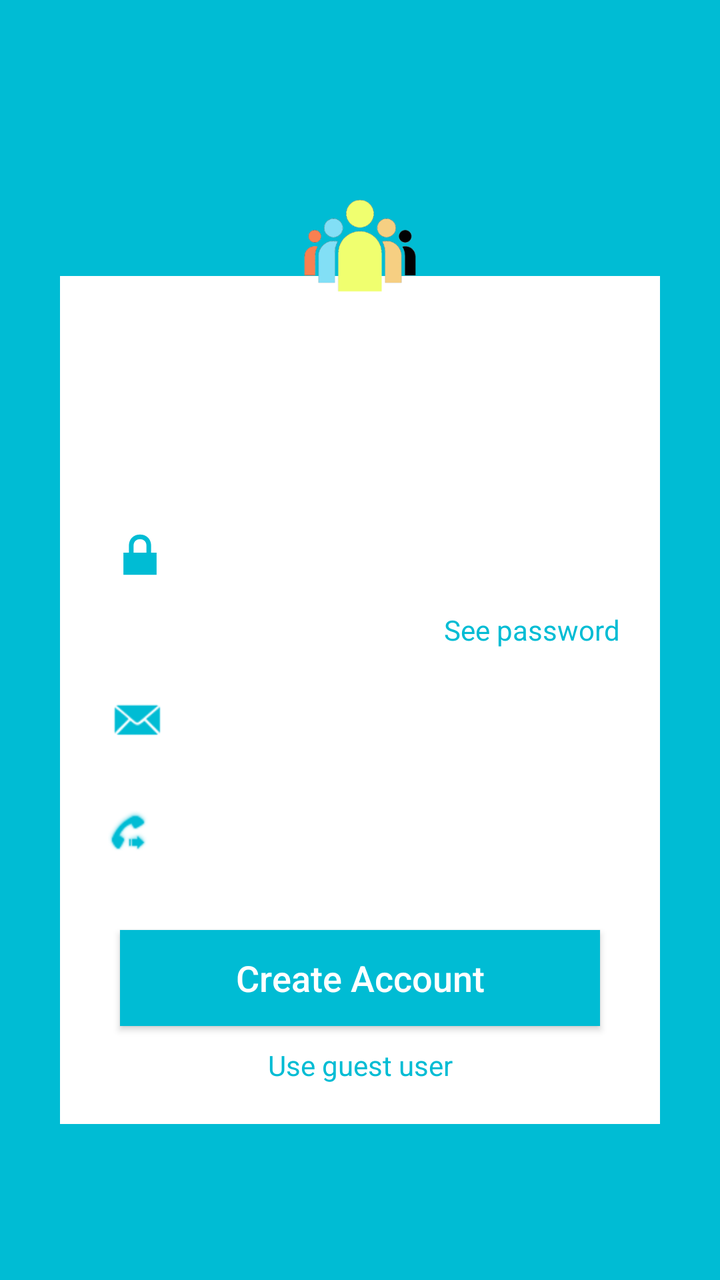
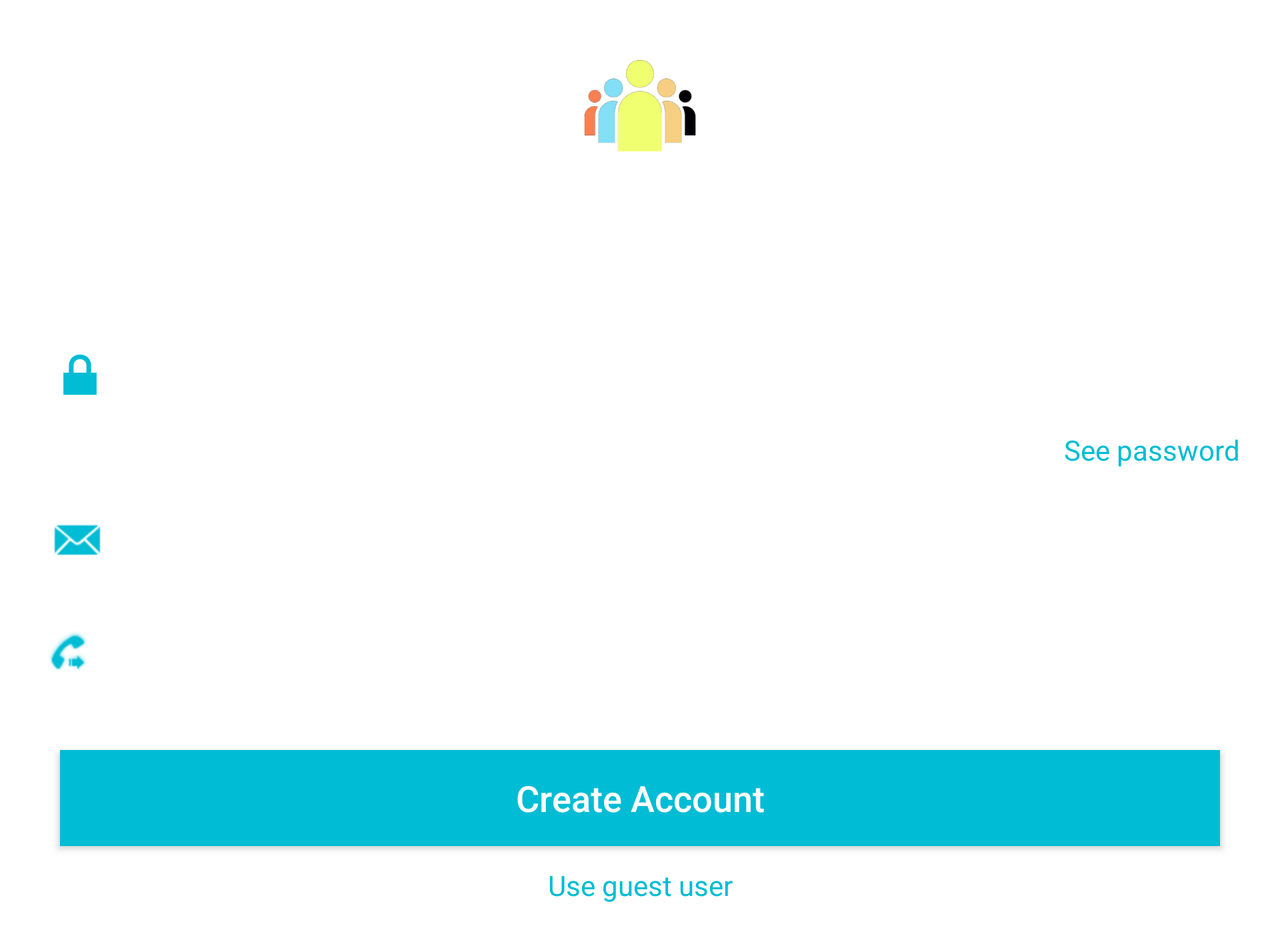

Compare how this app lays out the same screen by default and in its alternative resource folder. The renders come first, then the two layout files and the values they reference.
<!-- AndroidManifest.xml: activity theme Theme.AppCompat.NoActionBar -->
<!-- res/layout/activity_register.xml -->
<?xml version="1.0" encoding="utf-8"?>
<RelativeLayout xmlns:android="http://schemas.android.com/apk/res/android"
    xmlns:app="http://schemas.android.com/apk/res-auto"
    xmlns:tools="http://schemas.android.com/tools"
    android:layout_width="match_parent"
    android:layout_height="match_parent"
    android:background="@color/colorPrimary"
    android:gravity="center"
    android:orientation="vertical"
    android:scrollbarAlwaysDrawVerticalTrack="true">

    <ImageView
        android:id="@+id/user_profile_photo"
        android:layout_width="90dp"
        android:layout_height="90dp"
        android:layout_alignParentTop="true"
        android:layout_centerHorizontal="true"
        android:background="@android:color/transparent"
        android:elevation="4dp"
        android:src="@mipmap/ic_launcher_foreground" />
    <RelativeLayout
        android:layout_width="wrap_content"
        android:layout_height="wrap_content"
        android:layout_marginLeft="30dp"
        android:layout_marginRight="30dp"
        android:layout_marginTop="60dp"
        android:id="@+id/login_menu"
        android:background="#fff"

        android:orientation="vertical"
        android:padding="20dp">

        <LinearLayout
            android:id="@+id/linear1"
            android:layout_width="fill_parent"
            android:layout_height="wrap_content"
            android:orientation="vertical"
            android:paddingTop="30dp">

            <android.support.design.widget.TextInputLayout
                android:layout_width="match_parent"
                android:layout_height="wrap_content"
                android:nextFocusDown="@id/password">

                <EditText
                    android:id="@+id/username"
                    android:layout_width="fill_parent"
                    android:layout_height="wrap_content"
                    android:drawableLeft="@drawable/ic_account_box_white_24dp"
                    android:drawableTint="@color/colorPrimary"
                    android:hint="@string/user_name"
                    android:inputType="textEmailAddress"
                    android:textColor="@color/colorPrimary"
                    android:singleLine="true"
                    />
            </android.support.design.widget.TextInputLayout>



            <android.support.design.widget.TextInputLayout
                android:layout_width="match_parent"
                android:layout_height="match_parent"
                android:nextFocusDown="@id/mail"
                >

                <EditText
                    android:id="@+id/password"
                    android:layout_width="fill_parent"
                    android:layout_height="wrap_content"
                    android:layout_marginTop="16dp"
                    android:drawableLeft="@android:drawable/ic_lock_lock"
                    android:drawableTint="@color/colorPrimary"
                    android:hint="@string/password"
                    android:inputType="textPassword"
                    android:singleLine="true"
                    android:textColor="@color/colorPrimary" />
            </android.support.design.widget.TextInputLayout>
            <TextView
                android:layout_width="wrap_content"
                android:id="@+id/seePassword"
                android:layout_height="wrap_content"
                android:layout_gravity="right"
                android:paddingTop="5dp"
                android:text="@string/seePassword"
                android:textColor="@color/colorPrimary"/>
            <android.support.design.widget.TextInputLayout
                android:layout_width="match_parent"
                android:layout_height="wrap_content"
                android:nextFocusDown="@id/phone">

                <EditText
                    android:id="@+id/mail"
                    android:layout_width="fill_parent"
                    android:layout_height="wrap_content"
                    android:layout_marginTop="16dp"
                    android:drawableLeft="@android:drawable/sym_action_email"
                    android:drawableTint="@color/colorPrimary"
                    android:textColor="@color/colorPrimary"
                    android:hint="@string/email"
                    android:inputType="textEmailAddress"
                    android:singleLine="true" />
            </android.support.design.widget.TextInputLayout>



            <android.support.design.widget.TextInputLayout
                android:layout_width="match_parent"
                android:layout_height="wrap_content"
                android:nextFocusDown="@id/createAccount">

                <EditText
                    android:id="@+id/phone"
                    android:layout_width="fill_parent"
                    android:layout_height="wrap_content"
                    android:layout_marginTop="16dp"
                    android:drawableLeft="@android:drawable/stat_sys_phone_call_forward"
                    android:drawableTint="@color/colorPrimary"
                    android:textColor="@color/colorPrimary"
                    android:hint="@string/phone"
                    android:inputType="phone"
                    android:singleLine="true" />
            </android.support.design.widget.TextInputLayout>
            <TextView
                android:id="@+id/location"
                android:layout_width="match_parent"
                android:layout_height="wrap_content"
                android:layout_alignParentLeft="true"
                android:layout_below="@+id/phone"
                android:onClick="requestLocationPermission"
                android:text=""
                android:textAlignment="center"
                android:textColor="@color/colorPrimary"/>
            <android.support.v7.widget.AppCompatButton
                android:id="@+id/createAccount"
                android:layout_width="fill_parent"
                android:layout_height="wrap_content"
                android:layout_margin="10dp"
                android:background="@color/colorPrimary"
                android:onClick="CreateUserThread"
                android:text="@string/createAccount"
                android:textAllCaps="false"
                android:textColor="#fff"
                android:textSize="18sp" />
        </LinearLayout>

        <TextView
            android:id="@+id/textView"
            android:layout_width="match_parent"
            android:layout_height="wrap_content"

            android:layout_alignParentLeft="true"
            android:layout_below="@+id/linear1"
            android:onClick="loginAsGuest"
            android:text="@string/use_guest_user"
            android:textAlignment="center"
            android:textColor="@color/colorPrimary"/>
    </RelativeLayout>


</RelativeLayout>
<!-- resources referenced by this layout -->
<resources>
  <color name="colorPrimary">#00BCD4</color>
  <!-- mipmap ic_launcher_foreground: png bitmap (mipmap-hdpi, 3835 bytes) -->
  <string name="createAccount">Create Account</string>
  <string name="email">Type your email</string>
  <string name="password">Type password</string>
  <string name="phone">Type your phone</string>
  <string name="seePassword">See password</string>
  <string name="use_guest_user">Use guest user</string>
  <string name="user_name">Insert username</string>
</resources>
<!-- res/layout-land/activity_register.xml (the repository's variant of the layout above) -->
<!-- drawn on the phone turned sideways -->
<?xml version="1.0" encoding="utf-8"?>
<android.support.v4.widget.NestedScrollView xmlns:android="http://schemas.android.com/apk/res/android"
    xmlns:app="http://schemas.android.com/apk/res-auto"
    xmlns:tools="http://schemas.android.com/tools"
    android:layout_width="match_parent"
    android:layout_height="match_parent">

    <android.support.constraint.ConstraintLayout xmlns:android="http://schemas.android.com/apk/res/android"
        xmlns:app="http://schemas.android.com/apk/res-auto"
        xmlns:tools="http://schemas.android.com/tools"
        android:layout_width="match_parent"
        android:layout_height="match_parent"
        android:background="@color/colorPrimary"
        android:gravity="center"
        android:orientation="vertical"
        android:scrollbarAlwaysDrawVerticalTrack="true">

        <ImageView
            android:id="@+id/user_profile_photo"
            android:layout_width="90dp"
            android:layout_height="90dp"
            android:layout_alignParentTop="true"
            android:layout_centerHorizontal="true"
            android:layout_marginEnd="8dp"
            android:layout_marginStart="8dp"
            android:layout_marginTop="8dp"
            android:background="@android:color/transparent"
            android:elevation="4dp"
            android:src="@mipmap/ic_launcher_foreground"
            app:layout_constraintEnd_toEndOf="parent"
            app:layout_constraintStart_toStartOf="parent"
            app:layout_constraintTop_toTopOf="parent" />

        <RelativeLayout
            android:id="@+id/login_menu"
            android:layout_width="wrap_content"
            android:layout_height="wrap_content"
            android:layout_marginLeft="30dp"
            android:layout_marginRight="30dp"
            android:layout_marginTop="60dp"
            android:background="#fff"

            android:orientation="vertical"
            android:padding="20dp">

            <LinearLayout
                android:id="@+id/linear1"
                android:layout_width="fill_parent"
                android:layout_height="wrap_content"
                android:layout_alignParentStart="true"
                android:layout_alignParentTop="true"
                android:layout_marginTop="48dp"
                android:orientation="vertical"
                android:paddingTop="30dp">

                <android.support.design.widget.TextInputLayout
                    android:layout_width="match_parent"
                    android:layout_height="wrap_content"
                    android:nextFocusDown="@id/password">

                    <EditText
                        android:id="@+id/username"
                        android:layout_width="fill_parent"
                        android:layout_height="wrap_content"
                        android:drawableLeft="@drawable/ic_account_box_white_24dp"
                        android:drawableTint="@color/colorPrimary"
                        android:hint="@string/user_name"
                        android:inputType="textEmailAddress"
                        android:singleLine="true"
                        android:textColor="@color/colorPrimary" />
                </android.support.design.widget.TextInputLayout>


                <android.support.design.widget.TextInputLayout
                    android:layout_width="match_parent"
                    android:layout_height="match_parent"
                    android:nextFocusDown="@id/mail">

                    <EditText
                        android:id="@+id/password"
                        android:layout_width="fill_parent"
                        android:layout_height="wrap_content"
                        android:layout_marginTop="16dp"
                        android:drawableLeft="@android:drawable/ic_lock_lock"
                        android:drawableTint="@color/colorPrimary"
                        android:hint="@string/password"
                        android:inputType="textPassword"
                        android:singleLine="true"
                        android:textColor="@color/colorPrimary" />
                </android.support.design.widget.TextInputLayout>

                <TextView
                    android:id="@+id/seePassword"
                    android:layout_width="wrap_content"
                    android:layout_height="wrap_content"
                    android:layout_gravity="right"
                    android:paddingTop="5dp"
                    android:text="@string/seePassword"
                    android:textColor="@color/colorPrimary" />

                <android.support.design.widget.TextInputLayout
                    android:layout_width="match_parent"
                    android:layout_height="wrap_content"
                    android:nextFocusDown="@id/phone">

                    <EditText
                        android:id="@+id/mail"
                        android:layout_width="fill_parent"
                        android:layout_height="wrap_content"
                        android:layout_marginTop="16dp"
                        android:drawableLeft="@android:drawable/sym_action_email"
                        android:drawableTint="@color/colorPrimary"
                        android:hint="@string/email"
                        android:inputType="textEmailAddress"
                        android:singleLine="true"
                        android:textColor="@color/colorPrimary" />
                </android.support.design.widget.TextInputLayout>


                <android.support.design.widget.TextInputLayout
                    android:layout_width="match_parent"
                    android:layout_height="wrap_content"
                    android:nextFocusDown="@id/createAccount">

                    <EditText
                        android:id="@+id/phone"
                        android:layout_width="fill_parent"
                        android:layout_height="wrap_content"
                        android:layout_marginTop="16dp"
                        android:drawableLeft="@android:drawable/stat_sys_phone_call_forward"
                        android:drawableTint="@color/colorPrimary"
                        android:hint="@string/phone"
                        android:inputType="phone"
                        android:singleLine="true"
                        android:textColor="@color/colorPrimary" />
                </android.support.design.widget.TextInputLayout>

                <TextView
                    android:id="@+id/location"
                    android:layout_width="match_parent"
                    android:layout_height="wrap_content"
                    android:layout_alignParentLeft="true"
                    android:layout_below="@+id/phone"
                    android:onClick="requestLocationPermission"
                    android:text=""
                    android:textAlignment="center"
                    android:textColor="@color/colorPrimary" />

                <android.support.v7.widget.AppCompatButton
                    android:id="@+id/createAccount"
                    android:layout_width="fill_parent"
                    android:layout_height="wrap_content"
                    android:layout_margin="10dp"
                    android:background="@color/colorPrimary"
                    android:onClick="CreateUserThread"
                    android:text="@string/createAccount"
                    android:textAllCaps="false"
                    android:textColor="#fff"
                    android:textSize="18sp" />
            </LinearLayout>

            <TextView
                android:id="@+id/textView"
                android:layout_width="match_parent"
                android:layout_height="wrap_content"

                android:layout_alignParentLeft="true"
                android:layout_below="@+id/linear1"
                android:onClick="loginAsGuest"
                android:text="@string/use_guest_user"
                android:textAlignment="center"
                android:textColor="@color/colorPrimary" />
        </RelativeLayout>


    </android.support.constraint.ConstraintLayout>
</android.support.v4.widget.NestedScrollView>
